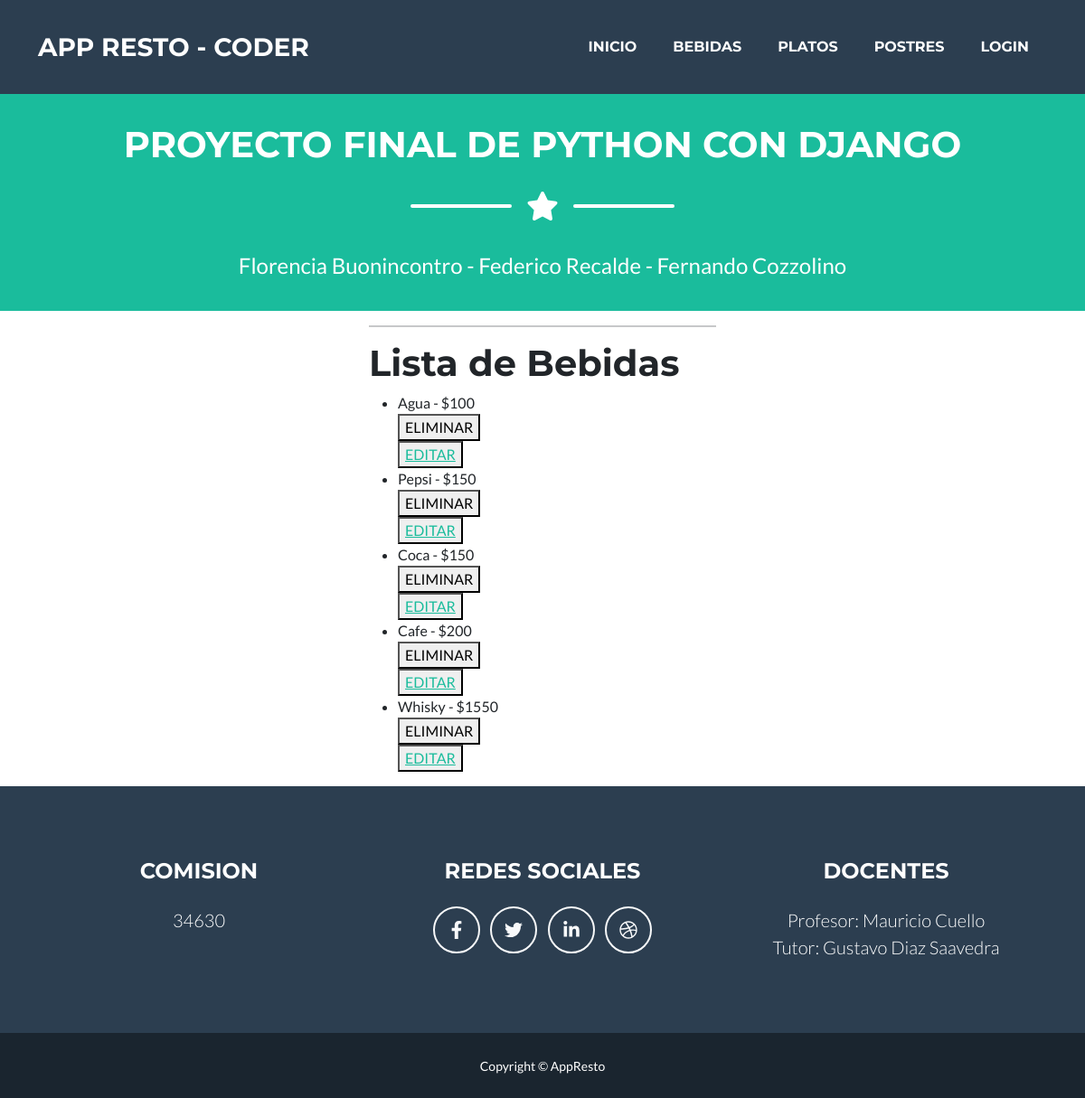
Before: /leerBebidas/ with the older database file.
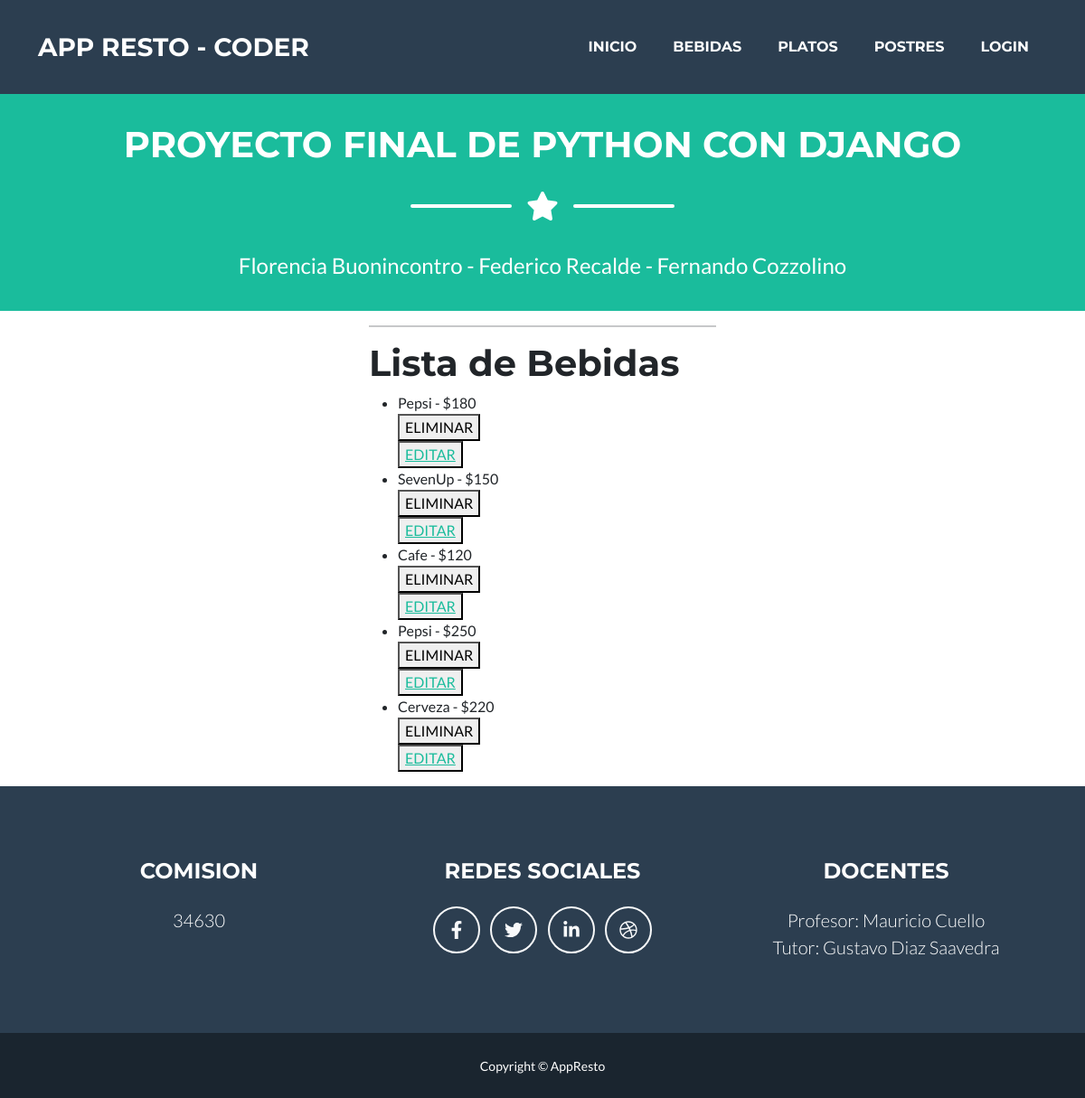
After: the same page with the newer database file.
### AppResto/models.py (models this page shows)
class Bebida(models.Model):
    bebida =  models.CharField(max_length=50)
    precio =  models.IntegerField()
    def __str__(self):
        return f'{self.bebida} - ${self.precio}'

### AppResto/views.py (the view)
# urls.py: path('leerBebidas/', leerBebidas, name="LeerBebidas"),
def leerBebidas(request):
    bebidas = Bebida.objects.all()
    return render(request, "leerBebidas.html", {"bebidas": bebidas})

### AppResto/templates/leerBebidas.html
{% extends 'padre.html' %}
{% load static %}
{% block contenidoDinamico %}
<h1> Lista de Bebidas</h1>
<ul>
    {% for bebida in bebidas %}
        <li> {{bebida}}</li>
        <div>
            <form action="{% url 'Elimina_bebida' bebida.id %}" method="POST"> {% csrf_token %}
                <button type = "submit">ELIMINAR</button>
            </form>
            <button>
                <a href="{% url 'Editar_bebida' bebida.id %}">EDITAR</a>
            </button>
        </div>
    {% endfor %}
</ul>
{% endblock contenidoDinamico %}

### AppResto/templates/padre.html (shortened to what this page needs)
<!DOCTYPE html>
<html lang="en">
    <head>
        {% load static %}
        <link href="{% static 'css/styles.css' %}" rel="stylesheet">
        <link href="{% static 'css/mis_estilos.css' %}" rel="stylesheet">
    </head>
    <body id="page-top">
        <nav class="navbar navbar-expand-lg bg-secondary text-uppercase fixed-top" id="mainNav">
            <div class="container">
                <a class="navbar-brand" href="#page-top">APP Resto - Coder</a>
                <div class="collapse navbar-collapse" id="navbarResponsive">
                    <ul class="navbar-nav ms-auto">
                        <li class="nav-item mx-0 mx-lg-1"><a class="nav-link py-3 px-0 px-lg-3 rounded" href="{% url 'Inicio' %}">Inicio</a></li>
                        <li class="nav-item mx-0 mx-lg-1"><a class="nav-link py-3 px-0 px-lg-3 rounded" href="{% url 'Bebidas' %}">Bebidas</a></li>
                        <li class="nav-item mx-0 mx-lg-1"><a class="nav-link py-3 px-0 px-lg-3 rounded" href="{% url 'Platos' %}">Platos</a></li>
                        <li class="nav-item mx-0 mx-lg-1"><a class="nav-link py-3 px-0 px-lg-3 rounded" href="{% url 'Postres' %}">Postres</a></li>
                        {% if user.is_authenticated %}
                            <p>Bienvenido {{user.username}}</p>
                            <li class="nav-item mx-0 mx-lg-1"><a class="nav-link py-3 px-0 px-lg-3 rounded" href="{% url 'Logout' %}">Logout</a></li>
                        {% else %}
                            <li class="nav-item mx-0 mx-lg-1"><a class="nav-link py-3 px-0 px-lg-3 rounded" href="{% url 'Login' %}">Login</a></li>
                            {% endif %}
                    </ul>
                </div>
            </div>
        </nav>
        <header class="masthead bg-primary text-white text-center">
            <div class="container d-flex align-items-center flex-column">
                <h1 class="brand text-uppercase mb-0">Proyecto Final de Python con Django</h1>
                <div class="divider-custom divider-light">
                    <div class="divider-custom-line"></div>
                    <div class="divider-custom-icon"><i class="fas fa-star"></i></div>
                    <div class="divider-custom-line"></div>
                </div>
                <p class="masthead-subheading font-weight-light mb-0">Florencia Buonincontro - Federico Recalde - Fernando Cozzolino</p>
            </div>
        </header>
        <section  class="row  justify-content-center">
            <div  class="col-sm-4 " >
                <hr>
                {% block contenidoDinamico %}
                {% endblock contenidoDinamico %}
            </div>
        </section>
        <footer class="footer text-center">
            <div class="container">
                <div class="row">
                    <div class="col-lg-4 mb-5 mb-lg-0">
                        <h4 class="text-uppercase mb-4">Comision</h4>
                        <p class="lead mb-0">
                            34630
                            <br />
                        </p>
                    </div>
                    <div class="col-lg-4 mb-5 mb-lg-0">
                        <h4 class="text-uppercase mb-4">Redes Sociales</h4>
                        <a class="btn btn-outline-light btn-social mx-1" href="#!"><i class="fab fa-fw fa-facebook-f"></i></a>
                        <a class="btn btn-outline-light btn-social mx-1" href="#!"><i class="fab fa-fw fa-twitter"></i></a>
                        <a class="btn btn-outline-light btn-social mx-1" href="#!"><i class="fab fa-fw fa-linkedin-in"></i></a>
                        <a class="btn btn-outline-light btn-social mx-1" href="#!"><i class="fab fa-fw fa-dribbble"></i></a>
                    </div>
                    <div class="col-lg-4">
                        <h4 class="text-uppercase mb-4">Docentes</h4>
                        <p class="lead mb-0">
                            Profesor: Mauricio Cuello
                            <br>
                             Tutor: Gustavo Diaz Saavedra
                        </p>
                    </div>
                </div>
            </div>
        </footer>
        <div class="copyright py-4 text-center text-white">
            <div class="container"><small>Copyright &copy; AppResto</small></div>
        </div>
    </body>
</html>

Changed rows visible on the page:
removed Bebida: bebida+precio "Agua - $100"
removed Bebida: bebida+precio "Pepsi - $150"
removed Bebida: bebida+precio "Coca - $150"
removed Bebida: bebida+precio "Cafe - $200"
removed Bebida: bebida+precio "Whisky - $1550"
added Bebida: bebida+precio "Pepsi - $180"
added Bebida: bebida+precio "SevenUp - $150"
added Bebida: bebida+precio "Cafe - $120"
added Bebida: bebida+precio "Pepsi - $250"
added Bebida: bebida+precio "Cerveza - $220"
